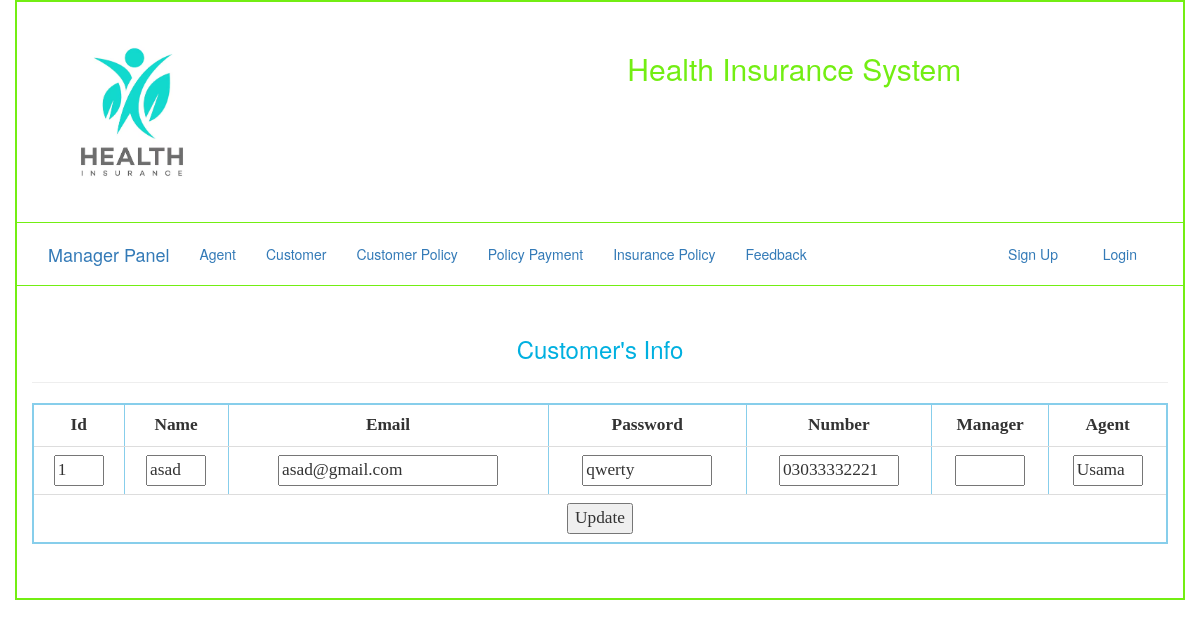
Screenshot of /manager/customer_update.php?Cid=1 with the database file from the repository.
### tables this page shows
CREATE TABLE `registration` (
  `id` int(11) NOT NULL,
  `name` varchar(50) NOT NULL,
  `email` varchar(50) NOT NULL,
  `password` varchar(30) NOT NULL,
  `num` varchar(12) NOT NULL,
  `userType` varchar(30) NOT NULL,
  `manager_name` varchar(50) NOT NULL,
  `agent_name` varchar(30) NOT NULL,
  `address` varchar(60) NOT NULL
);

### manager/customer_update.php (the view, shortened to what this page needs)
<?php
include "db.php";
?>
<!DOCTYPE html>
<html>
<head>
<link type="text/css" rel="stylesheet" href="../css/bootstrap.css"/>
</head>
<body>
<div class="container" style="border: 2px solid #73EE13; min-height: 600px">
	<div class="row" style="border-bottom: 1px solid #73EE13">
		<div class="col-sm-4"><a href="../index.php">
			<img src="../images/logo.png" class="img-responsive" height="150px" width="200px"></a>
		</div>
		<div class="col-sm-8" style="  margin-top: 30px; text-align: center ">
			<h2> <font color="#73EE13"> Health Insurance System </font>  </h2>
		</div>
	</div>
	<div class="row" style="border-bottom: 1px solid #73EE13">
		<div class="col-sm-12" style="margin-bottom: -15px; margin-top: 5px; ">
			<nav class="navbar navbar-fluid">
  <div class="container-fluid">
    <div class="navbar-header">
      <a class="navbar-brand" href="manager.php">Manager Panel</a>
    </div>
    <div class="collapse navbar-collapse" id="myNavbar">
      <ul class="nav navbar-nav">
        <li><a href="agent.php">Agent</a></li>
        <li><a href="manager_customer.php">Customer</a></li>
        <li><a href="customer_policy.php">Customer Policy</a></li>
        <li><a href="policy_payment.php">Policy Payment</a></li>
        <li><a href="insurance_policy.php">Insurance Policy </a></li>
        <li><a href="feedback.php">Feedback</a></li>
      </ul>
      <ul class="nav navbar-nav navbar-right">
       <?php
	if(isset($_SESSION['name'])){
		?>
	 <li><a href="#"> <?php echo strtoupper($_SESSION['name']); ?></a></li>
      <li><a href="../login/logout.php"><span class="glyphicon glyphicon-log-out"></span> Logout</a></li>
    <?php
}
else{
	echo "<li><a href='login/register.php'><span class='glyphicon glyphicon-user'></span> Sign Up</a></li>";
	echo "      <li><a href='login/login.php'><span class='glyphicon glyphicon-log-in'></span> Login</a></li>";
}
?> </ul>
    </div>
  </div>
</nav>
		</div>
	</div>
<div class="row">
<div class="col-sm-12" style="margin-top: 30px" >
<h3 align="center"><font color="sky blue"> Customer's Info</font></h3><hr>
<div class="table-responsive">
<table class="table table-hover " border="2px solid green" cellspacing="0px" cellpadding="10px" align="center" style="border: 2px solid skyblue; font-family: comic; font-size: 13pt; ">
<tr >
<th> <center>  Id </center> </th>
<th> <center>  Name </center> </th>
<th> <center>Email </center> </th>
<th> <center>Password </th>
<th> <center>Number </th>
<th> <center>Manager </th>
<th> <center>Agent </th>
</tr>
<?php
$Cid = $_GET['Cid'];
$qwery = "SELECT * from registration where id='$Cid'";
$run = mysqli_query($con, $qwery);
while ($row = mysqli_fetch_array($run, MYSQLI_BOTH)) {
 echo " <form action='customer_update.php' method='POST'>
   <tr align='center'>
   <td><input type='text' name='id' value='$row[id]' size='2' readonly></td>
   <td><input type='text' name='name' value='$row[name]' size='3'></td>
   <td><input type='text' name='email' value='$row[email]'size='19'></td>
   <td><input type='text' name='password' value='$row[password]'size='10'></td>
   <td><input type='text' name='number' value='$row[num]'size='9'></td>
   <td><input type='text' name='Mname' value='$row[manager_name]'  size='4'></td>
   <td><input type='text' name='Aname' value='$row[agent_name]'  size='4'></td></tr>
   <tr align='center'>
   <td colspan='7'><input type='submit' name='Update' value='Update'> </td> </tr>";
}
?>
</div>
</div>
</div>
</div>
</body>
</html>

### rows the page displays
registration: id "1", name "asad", email "asad@gmail.com", password "qwerty", number "03033332221", Aname "Usama"
